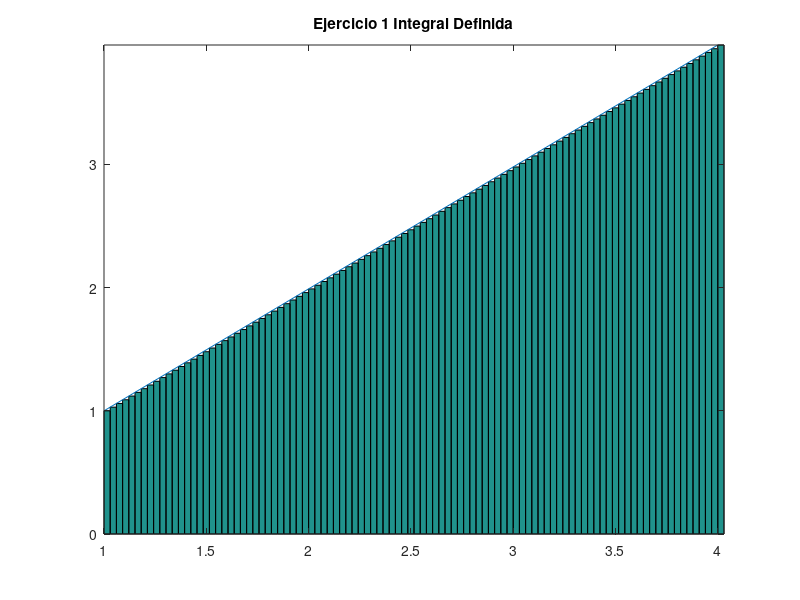

Here is the MATLAB script that generated this plot:
% Octave Script
% Title			:1.7 Funcion Primitiva
% Description		:Script para graficar el ejericio 19 de la actividad 1.7
% Author		:Luis Gerardo Cardozo Carranza (Gerard_CRS) luiscardozo161002@gmail.com
% Date			:20210517
% sion		        :1
% Usage			:octave> /path/Funcion_Primitiva_Actividad_1.7_Luis Gerardo Cardozo Carranza_3202
% Notes			:Requiere aplicacion octave usar en consola preferentemente.
%                       4
%Actividad_Ejercicio 19 ∫ x dx
%                       1
%Limpia la pantalla y las variables.
clc, clear
f=@(x,y)x;
resultado=integral(f, 1,4);
fprintf('El valor de la integral es:%2.1f\n',resultado)

%Define los intervalos y el numero de rectangulos.
a = 1;
b = 4;
n = 100;

%Determina la longitud de la base o el incremento de x.
base = (b-a)/n;

%Definicion de la funcion.
x =a:base:(b-base);

%Y esta representada por la variable altura
altura=(x);

%Establece   la    linea   que   forma  la funcion
x2 = linspace(1,4,100);
y2 = (x);

%Inicio del  intervalo, fin del intervalo, numero de rectangulos.
xa = linspace(1,4,100);
yab =(x);

%Dibuja una  grafica de barras una a lado de otra sin espacios
g = bar(xa,yab,'histc');

%Permite continuar  graficando  despues de que ya exista un grafica trazada
hold on

%Grafica la funcion
plot(x2,y2);

%Asigna un nombre a la grafica 
title("Ejercicio 1 Integral Definida");

%Ajusta la grafica a los datos.
axis tight
